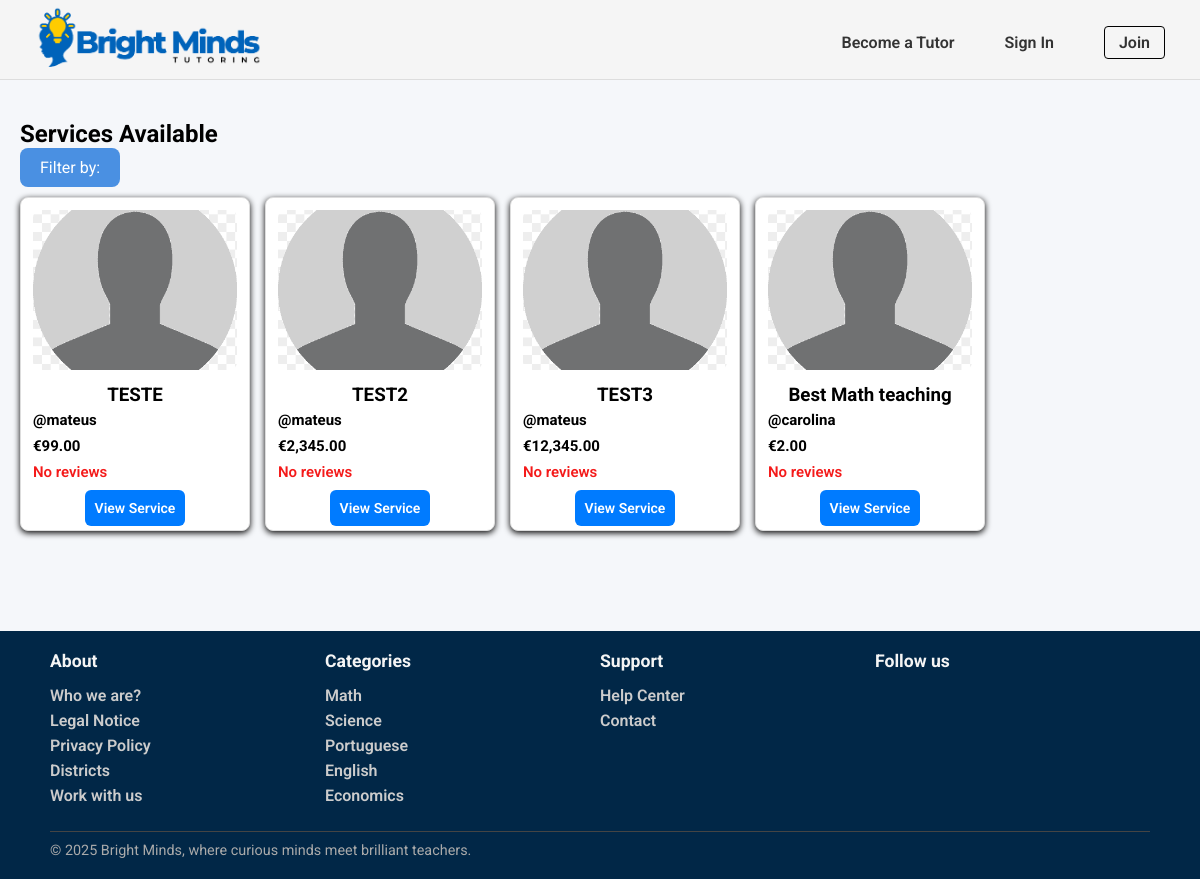
/pages/services_list.php, run on an earlier commit of the app's database.
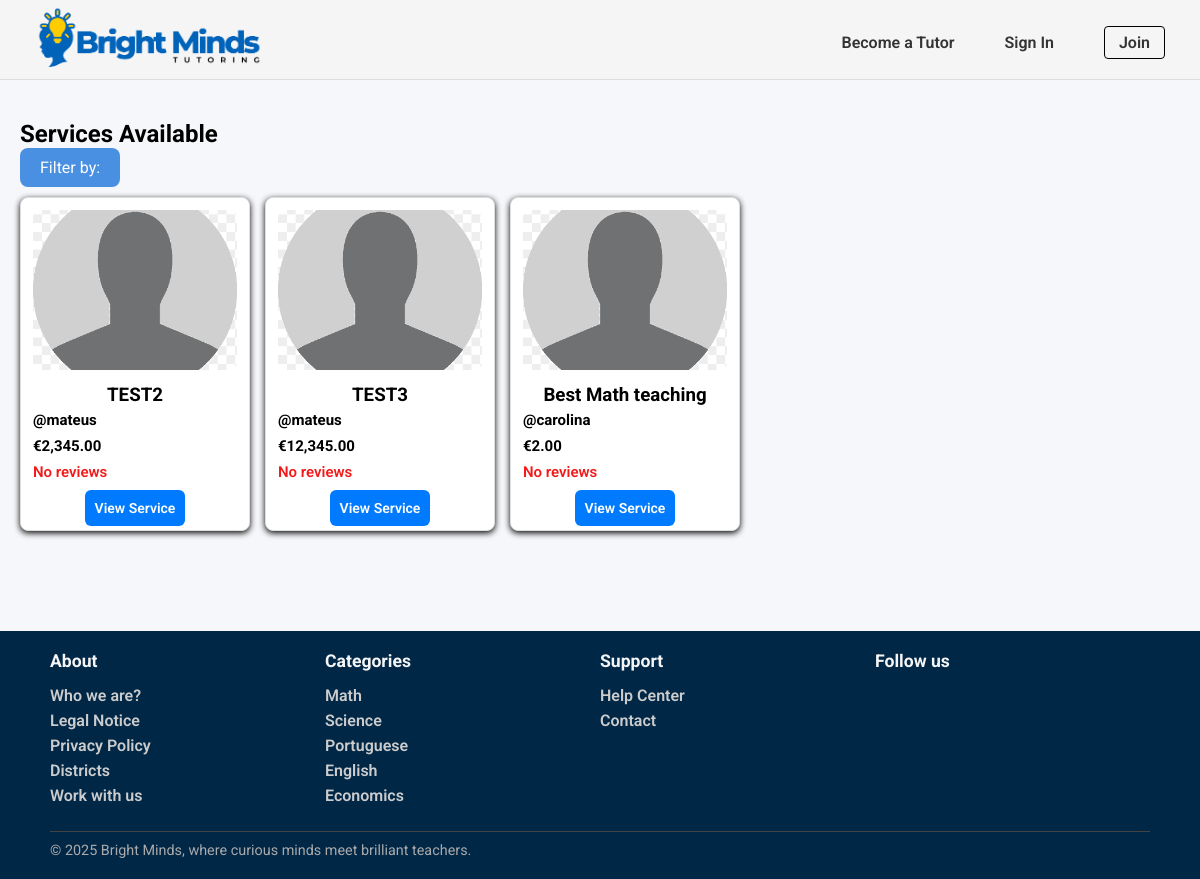
And on a later commit of the database.
### tables this page shows
CREATE TABLE Service(
    service_id INTEGER PRIMARY KEY,
    freelancer_id INTEGER NOT NULL,
    title TEXT NOT NULL,
    category_name TEXT NOT NULL,
    description TEXT NOT NULL,
    duracao INTEGER NOT NULL,
    price REAL NOT NULL,
    service_type TEXT CHECK(service_type IN ('individual presencial', 'grupo presencial', 'individual online','grupo online', 'revisão trabalhos')) NOT NULL,
    num_sessoes INTEGER NOT NULL,
    status TEXT CHECK(status IN ('ativo', 'inativo')) DEFAULT 'ativo',
    max_students INTEGER,
    FOREIGN KEY (freelancer_id) REFERENCES Freelancers(freelancer_id) ON UPDATE CASCADE ON DELETE CASCADE,
    FOREIGN KEY (category_name) REFERENCES Category(category_name) ON UPDATE CASCADE ON DELETE RESTRICT
);

CREATE TABLE User (
    user_id INTEGER PRIMARY KEY,
    username TEXT UNIQUE NOT NULL,
    name TEXT NOT NULL,
    birth_date DATE,
    email TEXT UNIQUE NOT NULL,
    password TEXT NOT NULL,
    usertype TEXT CHECK(usertype IN ('student', 'tutor', 'admin')) NOT NULL,
    address TEXT,
    postal_code TEXT,
    city TEXT,
    registration_date DATE NOT NULL,
    profile_image TEXT
);

CREATE TABLE Category(
    category_name TEXT PRIMARY KEY
);

### pages/services_list.php (called while the page is built)
<?php
    require_once(__DIR__. '/../templates/common.tpl.php');
    require_once(__DIR__.'/../database/connection.db.php');
    require_once(__DIR__.'/../database/service.class.php');
    require_once(__DIR__.'/../database/categories.php');
    require_once(__DIR__. '/../templates/services.tpl.php');
    $session = new Session();
    $db = getDatabaseConnection();
    $categories = getAllCategories($db);
    $category = (!empty ($_GET['category'])) ? $_GET['category'] : null;
    $service = (!empty ($_GET['service_type'])) ? $_GET['service_type'] : null;
    $min_price = (!empty($_GET['min_price'])) ? floatval($_GET['min_price']) : null;
    $max_price = (!empty($_GET['max_price'])) ? floatval($_GET['max_price']) : null;
    $min_rating = (!empty($_GET['min_rating'])) ? floatval($_GET['min_rating']) : null;
    $max_rating = (!empty($_GET['max_rating'])) ? floatval($_GET['max_rating']) : null;
    $services = getServices($db,$category,$service,$min_price,$max_price,$min_rating,$max_rating);
    drawHeader($session);
    drawServices($services,$category,$service);
    drawFooter($categories);
    ?>

### utils/session.php (called while the page is built, shortened)
<?php
  class Session {
    public function isLoggedIn() : bool {
      return isset($_SESSION['id']);
    }
  }
?>

### database/service.class.php (called while the page is built, shortened)
<?php
function getServices(PDO $db, ?string $category, ?string $service_type, ?float $min_price, ?float $max_price,?int $min_rating, ?int $max_rating): array {
    $query = '
        SELECT s.service_id, s.title, s.price, s.service_type,
               u.name AS freelancer_name, u.user_id,
               (SELECT AVG(r.rating) FROM Review r
                JOIN Booking b ON r.booking_id = b.booking_id
                WHERE b.service_id = s.service_id) AS avg_rating
        FROM Service s
        JOIN Freelancer f ON s.freelancer_id = f.freelancer_id
        JOIN User u ON f.freelancer_id = u.user_id
        WHERE s.status = "ativo"
        ';
    $params = [];
    $stmt = $db->prepare($query);
    $stmt->execute($params);
    $services = [];
    while ($row = $stmt->fetch(PDO::FETCH_ASSOC)) {
        $user = User::getUserbyId($db, intval($row['user_id']));
        $profileImage = $user->getPhoto();
        $row['profile_image'] = $profileImage;
        $services[] = $row;
    }
    return $services;
}
?>

### database/categories.php (called while the page is built, shortened)
<?php
  function getAllCategories(PDO $db) {
    $stmt = $db->prepare('SELECT category_name
                          FROM Category');
    $stmt->execute();
    return $stmt->fetchAll();
  }
?>

### templates/services.tpl.php (the view, shortened to what this page needs)
<?php function drawServices(array $services, ?string $category, ?string $service_type){ ?>
    <section id="services">
      <h2>Services Available</h2>
      <form method="GET" action="services_list.php" class="filter-dropdown">
          <button type = "button" class = "filter-button" onclick= "toggleDropdown()" >
            <span>Filter by:</span>
          </button>
      </form>
        <div class="services-button">
            <?php foreach ($services as $service) {
              $profileImage = $service['profile_image'];
            ?>
                <div class="service-card">
                    <div class="service-img-container">
                      <img class="profile-photo" src="<?= htmlspecialchars($profileImage) ?>" alt="Freelancer profile photo">
                    </div>
                    <div class="service-details">
                        <p class="service-name"><h3><?= htmlspecialchars($service['title']) ?><h3>
                        <p class="service-description"><?= htmlspecialchars($service['description']) ?>
                        <p class="freelancer-name">@<?= htmlspecialchars($service['freelancer_name']) ?></p>
                        <p class="price">€<?= number_format($service['price'], 2) ?></p>
                        <p class="rating">
                            <?php
                            $avg = round($service['avg_rating'], 1);
                            if ($avg) {
                                echo $avg . " ★";
                            } else {
                                echo "No reviews";
                            }
                            ?>
                        </p>
                        <a href="service_detail.php?id=<?= $service['service_id'] ?>" class="view-service-btn">View Service</a>
                    </div>
                </div>
            <?php } ?>
        </div>
    </section>
<?php } ?>

### templates/common.tpl.php (shortened to what this page needs)
<?php
    require_once(__DIR__. '/../utils/session.php');
?>
<?php function drawHeader(Session $session){ ?>
    <!DOCTYPE html>
    <html>
        <head>
            <link rel="stylesheet" href="../css/style.css">
            <link rel="stylesheet" href="../css/profile.css">
            <link rel="stylesheet" href="../css/services.css">
            <link rel="stylesheet" href="../css/service_detail.css">
            <link rel="stylesheet" href="../css/admin.css">
            <link rel="stylesheet" href="../css/services_manage.css">
            <link rel="stylesheet" href="../css/client_booking.css">
        </head>
        <body>
            <header>
                <nav>
                    <a href="../pages/index.php"><img id="logo" src="../docs/BrightMinds_logo.png" alt="BrightMinds Logo"></a>
                    <?php
                        if($session->isLoggedIn()) drawUserNav($session);
                        else drawVisitorNav();
                    ?>
                </nav>
            </header>
            <main>
<?php } ?>
<?php function drawVisitorNav() { ?>
    <ul class="visitor-nav-links">
        <li><a href="../pages/sign_up.php">Become a Tutor</a></li>
        <li><a href="../pages/login.php">Sign In</a></li>
        <li><a href="../pages/sign_up.php" class="join-btn">Join</a></li>
    </ul>
<?php } ?>
<?php function drawFooter(array $categories){ ?>
            </main>
            <footer>
                <div class="footer-content">
                    <section class="footer-column">
                        <h3>About</h3>
                        <ul>
                            <li><a href="">Who we are?</a></li>
                            <li><a href="">Legal Notice</a></li>
                            <li><a href="">Privacy Policy</a></li>
                            <li><a href="">Districts</a></li>
                            <li><a href="">Work with us</a></li>
                        </ul>
                    </section>
                    <section class="footer-column">
                        <h3>Categories</h3>
                        <ul>
                            <?php foreach($categories as $category){ ?>
                                <li>
                                    <a href=""><?=$category['category_name']?>
                                    </a>
                                </li>
                            <?php } ?>
                        </ul>
                    </section>
                    <section class="footer-column">
                        <h3>Support</h3>
                        <ul>
                            <li><a href="#">Help Center</a></li>
                            <li><a href="#">Contact</a></li>
                        </ul>
                    </section>
                    <section class="footer-column">
                        <h3>Follow us</h3>
                    </section>
                    <div class="footer-bottom">
                        <hr>
                        <p>© 2025 Bright Minds, where curious minds meet brilliant teachers.</p>
                    </div>
                </div>
            </footer>
        </body>
    </html>
<?php } ?>

### css/style.css (style rules this page uses)
* { font-family: "Roboto"; margin:0; padding:0; box-sizing: border-box; }
body { background-color: #f5f7fa; }
header { font-family: "Roboto"; font-style: normal; background-color: whitesmoke; border-bottom: 1px solid #ddd; height: 80px; width: 100%; position: fixed; top:0; left:0; }
nav { display: flex; align-items: center; justify-content: space-between; padding: 5px 35px; }
.visitor-nav-links { list-style: none; display: flex; align-items: center; gap: 50px; }
#logo { height:70px; width: auto; }
a { text-decoration:none; }
.visitor-nav-links li a, .user-nav a { color: #333; font-weight: 600; font-size: 16px; }
.join-btn { padding: 6px 14px; border: 1px solid #000; border-radius: 4px; background-color: transparent; font-weight: bold; cursor: pointer; }
footer { font-family: "Roboto", sans-serif; background-color: #012747; color: #fff; padding: 20px 50px; }
.footer-content { display:grid; grid-template-columns: repeat(4, 1fr); grid-template-rows: auto auto; row-gap: 20px; }
.footer-bottom { grid-column: 1 / -1; }
.footer-column h3 { font-size: 1.1rem; margin-bottom: 15px; color: #f5f5f5; }
.footer-column ul { list-style: none; }
.footer-column ul li { margin-bottom: 6px; }
.footer-column ul li a { text-decoration: none; color: #ccc; }
.footer-bottom { text-align: start; font-size: 0.9rem; color: #aaa; }
.footer-bottom hr { border: none; border-top: 1px solid #444; margin-bottom: 10px; }

### css/profile.css (style rules this page uses)
* { font-family: "Roboto"; margin:0; padding:0; box-sizing: border-box; }

### css/services.css (style rules this page uses)
#services { margin-top: 100px; margin-bottom: 80px; padding: 20px; }
.services-button { display: flex; flex-wrap: wrap; justify-content: flex-start; gap: 15px; }
.service-card { border: 1px solid #ddd; border-radius: 8px; width: 230px; padding: 12px; background: white; box-shadow: 0 2px 6px rgba(0, 0, 0, 0.986); text-align: center; display: flex; flex-direction: column; margin-top: 10px; }
.profile-photo { width: 100%; height: 160px; object-fit: cover; border-radius: 8px; margin-bottom: 10px; }
.freelancer-name { font-weight: bold; color: #000000; margin: 5px 0; text-align: left; font-size: 15px; }
.price { color: #000000; font-weight: bold; font-size: 15px; margin: 8px 0; text-align: left; }
.rating { color: #f41a1a; font-weight: 600; font-size: 15px; text-align: left; margin-bottom: 15px; }
.view-service-btn { background-color: #007bff; color: white; font-size: 14px; padding: 10px; border: none; border-radius: 6px; cursor: pointer; transition: background-color 0.3s ease; width: 100%; margin-top: 30px; }
.filter-button { background-color: #4A90E2; color: white; padding: 10px 20px; margin-top:1; border: none; border-radius: 8px; font-size: 16px; cursor: pointer; }
.filter-dropdown { position: relative; display: inline-block; }

### css/services_manage.css (style rules this page uses)
a { color: #0066cc; text-decoration: none; }

### css/client_booking.css (style rules this page uses)
a { color: #0066cc; text-decoration: none; font-weight: 600; }

What changed in the data, as far as the page shows it:
removed service: title "TESTE", user.name "mateus", price "99.00"
